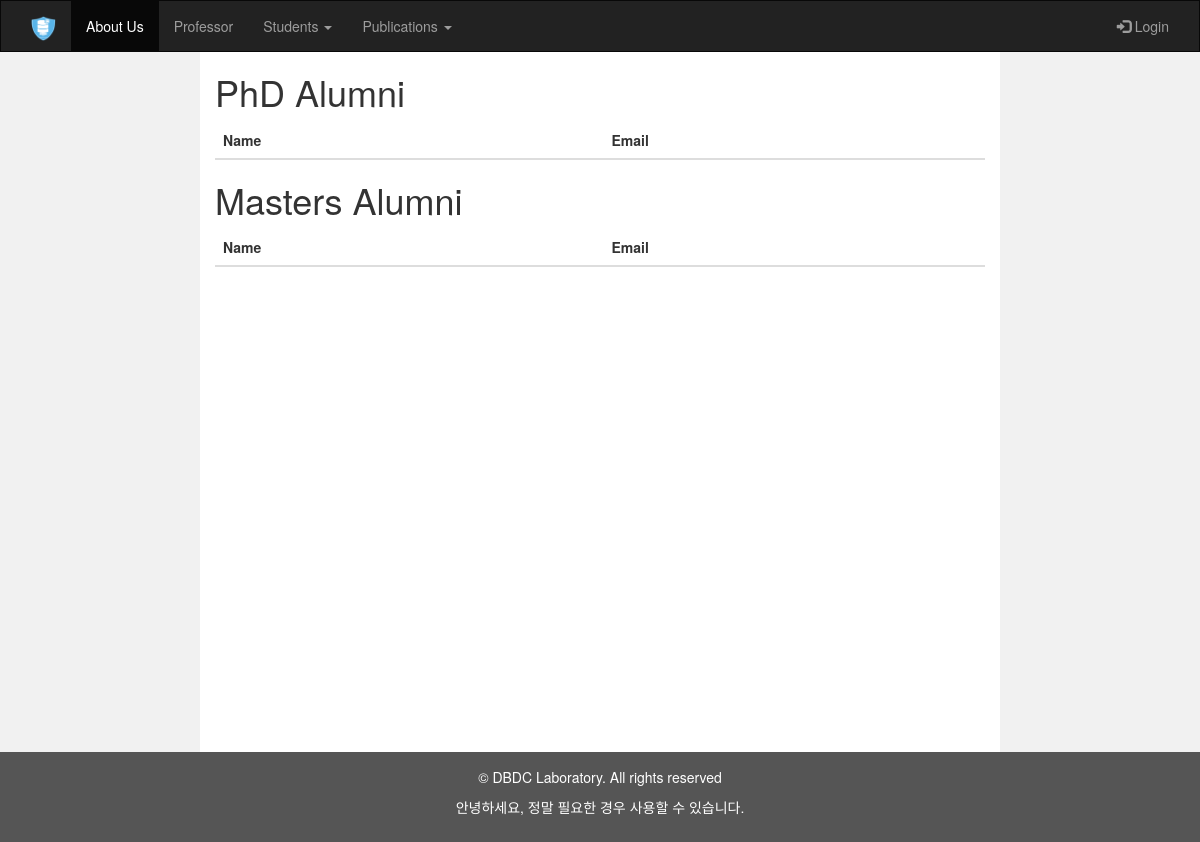
The app's page /dbdc/index.php?alumni, older data.
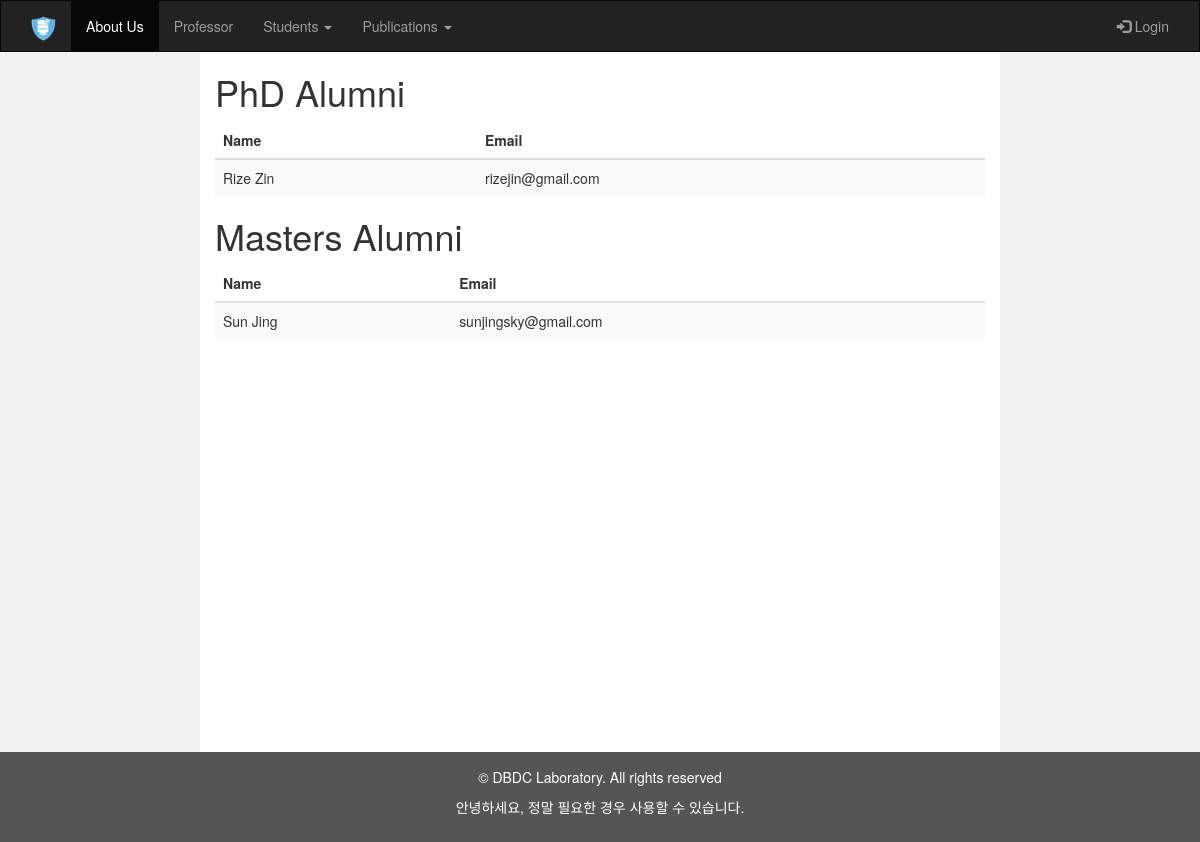
The same page, newer data.
### tables this page shows
CREATE TABLE `student_tbl` (
  `std_id` int(100) NOT NULL,
  `std_name` varchar(100) NOT NULL,
  `std_email` varchar(100) NOT NULL,
  `std_research` text,
  `std_type` varchar(50) NOT NULL
);

### dbdc/includes/alumni.php (the view)
<?php
include 'dbconn.php';
$masteral="SELECT * FROM student_tbl where std_type='Master Alumni' ;";
$phdal="SELECT * FROM student_tbl where std_type='PhD Alumni' ;";
$sql = array('PhD Alumni'=>$phdal,'Masters Alumni'=> $masteral);
$results = [];
foreach($sql as $key => $value){
	$result=mysqli_query($conn,$value);
	$res = array('name'=>$key,'data'=>$result);
	array_push($results,$res);
}
?>
<div class="container-fluid text-center">
	<div class="row content">
		<div class="col-sm-2 sidenav">
		</div>
		<div class="col-sm-8 text-left">
			<?php foreach($results as $result){?>
				<h1><?php echo $result['name'] ?></h1>
				<table class="table table-striped">
					<thead>
						<tr>
							<th>Name</th>
							<th>Email</th>
						</tr>
					</thead>
					<tbody>
						<?php
						$rows = $result['data'];
						while($r = mysqli_fetch_assoc($rows)) {
							?>
							<tr>
								<td><?php echo $r["std_name"]?></td>
								<td><?php echo $r["std_email"]?></td>
							</tr>
						<?php }?>
					</tbody>
				</table>
			<?php }?>
		</div>
		<div class="col-sm-2 sidenav">
		</div>
	</div>
</div>

Row changes from the older to the newer data that the page shows:
added student_tbl: std_name "Rize Zin", std_email "rizejin@gmail.com", shown under "PhD Alumni"
added student_tbl: std_name "Sun Jing", std_email "sunjingsky@gmail.com", shown under "Masters Alumni"
